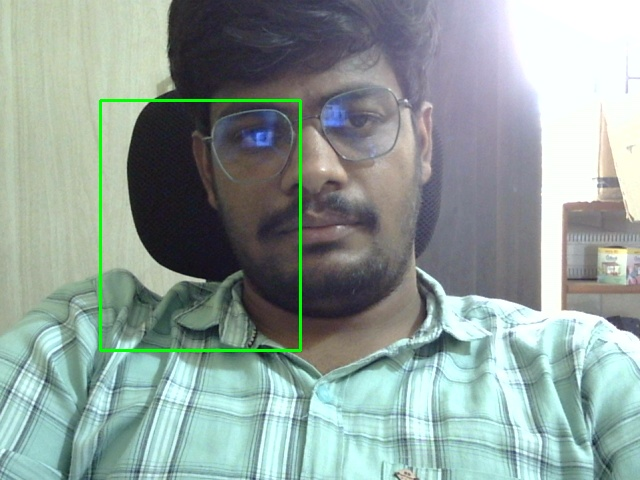
#> input picture Video/rect_vedio/image_0.jpg, 640 x 480 px, given in place of the camera
$ python grey_vedio.py
#> lines starting #> are read from the running program, lines starting #| are printed output that depends on the picture
import cv2 as cv
cap1 = cv.VideoCapture(0)
cap = cv.VideoCapture(2)

while True:
    # Capture frame-by-frame
    ret, frame = cap.read()
#> frame is the input picture: shape (480, 640, 3); mean B, G, R 154.5, 159.2, 143.1
    ret1,frame1 = cap1.read()

    size = cv.resize(frame,(200,200))
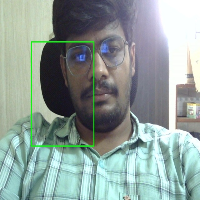
#> size: shape (200, 200, 3); mean B, G, R 154.5, 159.2, 143
    size1 = cv.resize(frame1,(200,200))
    # Our operations on the frame come here
    gray = cv.cvtColor(size, cv.COLOR_BGR2GRAY)
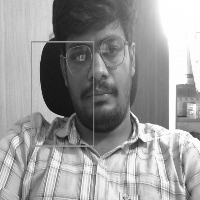
#> gray: shape (200, 200); min 16, max 255, mean 153.8
    blur = cv.GaussianBlur(size,(21,21), 0)
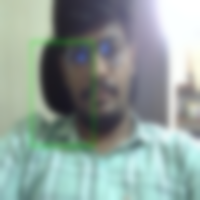
#> blur: shape (200, 200, 3); mean B, G, R 154.5, 159.2, 143
    # Display the resulting frame
    cv.imshow("frame1",size)
    cv.imshow("2nd frame",size1)
    cv.imshow('frame', gray)
    cv.imshow("frame2", blur)

    if cv.waitKey(1) & 0xFF == ord('q'):
#> (key q is pressed here)
        break

# When everything done, release the capture
cap.release()
cv.destroyAllWindows()
